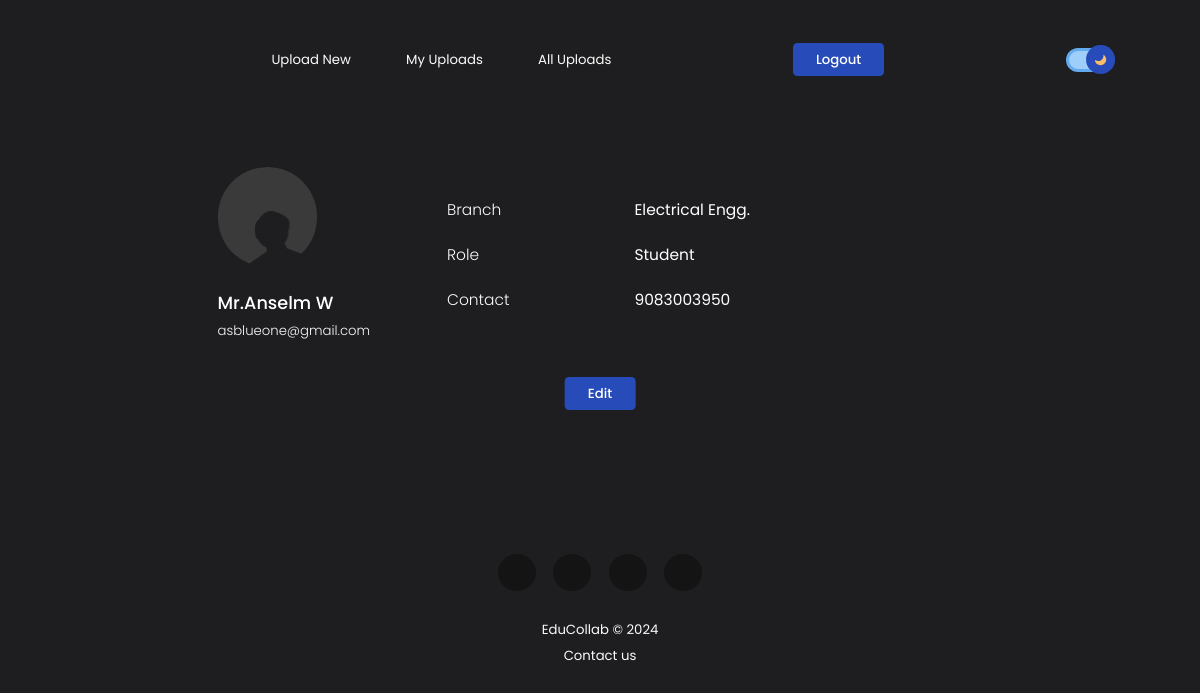
The app's page /profile/ (signed in) with its own data.
### myapp/models.py (models this page shows, shortened)
class Signup(models.Model):
    user = models.ForeignKey(User,on_delete=models.CASCADE,null=True)
    contact = models.CharField(max_length=10,null=True)
    branch = models.CharField(max_length=50,null=True)
    role = models.CharField(max_length=20,null=True)
    profile_photo = models.FileField(null=True)

### myapp/views.py (the view)
# urls.py: path('profile/',profile,name="profile"),
def profile(request):
    if not request.user.is_authenticated:
        return redirect('login')
    user = User.objects.get(id=request.user.id)
    try:
        data = Signup.objects.get(user=user)
    except Signup.DoesNotExist:
        if user.is_superuser and user.is_staff:
            user.first_name = user.username
            user.save()
            signup = Signup.objects.create(user=user, contact="", branch="", role="")
            signup.save()
            data = Signup.objects.get(user = user)
    d = {'data': data, 'user': user, 'auth': request.user.is_authenticated}
    if (request.user.is_superuser):
        d["admin"] = True
        return render(request, 'profile.html', d)
    if (request.user.is_staff):
        d["staff"] = True
        return render(request, 'profile.html', d)
    return render(request, 'profile.html', d)

### myapp/templates/profile.html (shortened to what this page needs)
{% extends "base.html" %}
{% load static %}
{% load svg %}
{% block content %}
{% include "header.html" %}
<main class="big">
  <div class="profile-section">
    <div class="profile">
      {% if data.profile_photo %}
      <div class="avatar" title="Change Profile Picture" style="background-image: url({{data.profile_photo.url}})">
        {% else %}
        <div class="avatar" title="Change Profile Picture">
          {% endif %}
        </div>
        <div class="profile-main">
          <h1 class="user-name">{{data.user.first_name}} {{data.user.last_name}}</h1>
          <p class="user-email">{{data.user.username}}</p>
        </div>
      </div>
      <div class="profile-data">
        <div class="field">
          <div class="field-name">Branch</div>
          <div class="field-value">
            {% if data.branch == "1" %}
            Computer Science and Engg.
            {% elif data.branch == "2" %}
            Electrical Engg.
            {% elif data.branch == "3" %}
            Electronics and Communication Engg.
            {% else %}
            Other Department
            {% endif %}
          </div>
        </div>
        <div class="field">
          <div class="field-name">Role</div>
          <div class="field-value">
            {% if data.role == "1" %}
            Student
            {% else %}
            Staff
            {% endif %}
          </div>
        </div>
        <div class="field">
          <div class="field-name">Contact</div>
          <div class="field-value">{{data.contact}}</div>
        </div>
      </div>
      <a href="{% url 'edit_profile' %}" class="button">Edit</a>
    </div>
</main>
{% include "footer1.html" %}
{% endblock content %}

### myapp/static/css/styles.css (style rules this page uses)
:root { --clr-primary-bg: hsl(240, 3%, 12%); --clr-primary-txt: hsl(0, 0%, 100%); --clr-button-txt: hsl(0, 0%, 100%); --clr-secondary-bg: hsl(225, 65%, 44%); --clr-secondary-txt: hsl(0, 0%, 98%); --clr-neutral-txt: hsl(209, 100%, 56%); --clr-card: hsl(0, 0%, 23%); --clr-nav-bs: hsla(0, 0%, 0%, 0.6); --clr-error: hsl(0, 100%, 74%); --clr-success: hsl(133, 61%, 33%); --clr-danger: hsl(354, 70%, 44%); --clr-info: hsl(249, 4%, 33%); --clr-ip-hover: hsl(0, 0%, 0%); --clr-ip-focus: hsl(225, 65%, 44%); --clr-ip-disabled: hsl(0, 0%, 8%); --clr-btn-black: hsl(0, 0%, 8%); --clr-validation-msg-txt: hsl(0, 0%, 100%); --clr-ip-file-border: hsl(209, 100%, 56%); --icon-avatar: url("/static/images/icon-avatar-dark.svg"); }
:root { --ff-pp: "Poppins", sans-serif; --fw-lt: 300; --fw-rg: 400; --fw-md: 500; --fw-bd: 600; --fw-sb: 700; --fw-xb: 800; --fs-xs: 1.2rem; --fs-sm: 1.4rem; --fs-md: 1.6rem; --fs-md-2: 2rem; --fs-lg: 2.6rem; --fs-xl: 3rem; }
* { margin: 0; padding: 0; }
*, *::before, *::after { box-sizing: border-box; }
html { font-size: 62.5%; position: relative; scroll-behavior: smooth; color-scheme: dark; }
html, body { min-height: 100%; }
button, .button { background: transparent; border: none; font: inherit; cursor: pointer; transition: color 0.4s, background-color 0.4s, transform 0.4s; }
.button { background-color: var(--clr-secondary-bg); color: var(--clr-button-txt); padding: 0.6rem 2.1rem; border-radius: 0.4rem; font-size: var(--fs-xs); font-weight: var(--fw-md); }
a { color: inherit; text-decoration: none; transition: color 0.4s ease; }
body { background-color: var(--clr-primary-bg); padding: 3.9rem 0; width: 85%; margin: auto; font: var(--fw-rg) var(--fs-md) var(--ff-pp); color: var(--clr-secondary-txt); position: relative; }
main { padding: 7rem 0; }
.profile-section { width: 90%; margin: 0 auto; margin-bottom: 11rem; text-align: center; }
.profile-section .profile { display: flex; justify-content: space-between; align-items: center; }
.profile-section .profile .avatar { width: 6rem; height: 6rem; border-radius: 50%; background: var(--icon-avatar) no-repeat top center / cover; position: relative; cursor: pointer; }
.profile-section .profile .profile-main .user-name { color: var(--clr-primary-txt); font-size: var(--fs-md); font-weight: var(--fw-md); }
.profile-section .profile .profile-main .user-email { font-size: var(--fs-xs); font-weight: var(--fw-lt); }
.profile-section .profile-data { margin: 4rem 0; }
.profile-data > * + * { margin-top: 2rem; }
.profile-data .field { display: flex; justify-content: space-between; align-items: center; }
.field .field-name, .field .field-value { font-size: var(--fs-sm); font-weight: var(--fw-lt); }
.field .field-value { color: var(--clr-primary-txt); font-weight: var(--fs-rg); width: 65%; overflow: hidden; white-space: nowrap; text-overflow: ellipsis; text-align: right; }
@media (min-width: 768px) { html { font-size: 0.92vw; } }
@media (min-width: 731px) { .profile-section { display: grid; grid-template-columns: 30% 70%; text-align: left; position: relative; width: 75%; } }
@media (min-width: 731px) { .profile-section .profile { flex-direction: column; gap: 2rem; justify-content: center; align-items: start; } }
@media (min-width: 731px) { .profile-section .profile .avatar { width: 9rem; height: 9rem; } }
@media (min-width: 731px) { .profile-section .profile .profile-main .user-email { margin-top: 0.5rem; } }
@media (min-width: 731px) { .profile-data + a.button { position: absolute; left: 50%; transform: translateX(-50%); bottom: -5rem; } }
@media (min-width: 731px) { .field .field-value { text-align: left; } }

### records on screen
Signup: user.first_name "Mr.Anselm", user.last_name "W", user.username "asblueone@gmail.com", contact "9083003950"
